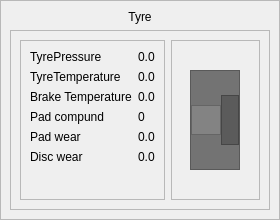
<?xml version="1.0" encoding="UTF-8"?>
<ui version="4.0">
 <class>TelemetryTyre</class>
 <widget class="QFrame" name="TelemetryTyre">
  <property name="geometry">
   <rect>
    <x>0</x>
    <y>0</y>
    <width>280</width>
    <height>220</height>
   </rect>
  </property>
  <property name="sizePolicy">
   <sizepolicy hsizetype="Fixed" vsizetype="Fixed">
    <horstretch>0</horstretch>
    <verstretch>0</verstretch>
   </sizepolicy>
  </property>
  <property name="minimumSize">
   <size>
    <width>280</width>
    <height>220</height>
   </size>
  </property>
  <property name="maximumSize">
   <size>
    <width>280</width>
    <height>220</height>
   </size>
  </property>
  <property name="windowTitle">
   <string>TelemetryTyre</string>
  </property>
  <property name="locale">
   <locale language="English" country="UnitedStates"/>
  </property>
  <layout class="QHBoxLayout" name="horizontalLayout_5">
   <property name="spacing">
    <number>0</number>
   </property>
   <property name="leftMargin">
    <number>0</number>
   </property>
   <property name="topMargin">
    <number>0</number>
   </property>
   <property name="rightMargin">
    <number>0</number>
   </property>
   <property name="bottomMargin">
    <number>0</number>
   </property>
   <item>
    <widget class="QFrame" name="TyreInfoOuterFrame">
     <property name="frameShape">
      <enum>QFrame::StyledPanel</enum>
     </property>
     <property name="frameShadow">
      <enum>QFrame::Raised</enum>
     </property>
     <layout class="QVBoxLayout" name="verticalLayout">
      <item>
       <widget class="QLabel" name="TyreNameLabel">
        <property name="sizePolicy">
         <sizepolicy hsizetype="Expanding" vsizetype="Fixed">
          <horstretch>0</horstretch>
          <verstretch>0</verstretch>
         </sizepolicy>
        </property>
        <property name="text">
         <string>Tyre</string>
        </property>
        <property name="alignment">
         <set>Qt::AlignCenter</set>
        </property>
       </widget>
      </item>
      <item>
       <widget class="QFrame" name="TyreInfoFrame">
        <property name="frameShape">
         <enum>QFrame::StyledPanel</enum>
        </property>
        <property name="frameShadow">
         <enum>QFrame::Raised</enum>
        </property>
        <layout class="QHBoxLayout" name="horizontalLayout">
         <item>
          <widget class="QFrame" name="TyreFigureFrame">
           <property name="frameShape">
            <enum>QFrame::StyledPanel</enum>
           </property>
           <property name="frameShadow">
            <enum>QFrame::Raised</enum>
           </property>
           <layout class="QFormLayout" name="formLayout">
            <item row="1" column="0">
             <widget class="QLabel" name="TyrePressureHintLabel">
              <property name="text">
               <string>TyrePressure</string>
              </property>
             </widget>
            </item>
            <item row="1" column="1">
             <widget class="QLabel" name="TyrePressureLabel">
              <property name="text">
               <string>0.0</string>
              </property>
             </widget>
            </item>
            <item row="2" column="0">
             <widget class="QLabel" name="TyreTemperatureHintLabel">
              <property name="text">
               <string>TyreTemperature</string>
              </property>
             </widget>
            </item>
            <item row="2" column="1">
             <widget class="QLabel" name="TyreTemperatureLabel">
              <property name="text">
               <string>0.0</string>
              </property>
             </widget>
            </item>
            <item row="3" column="0">
             <widget class="QLabel" name="BrakeTemperatureHintLabel">
              <property name="text">
               <string>Brake Temperature</string>
              </property>
             </widget>
            </item>
            <item row="3" column="1">
             <widget class="QLabel" name="BrakeTemperatureLabel">
              <property name="text">
               <string>0.0</string>
              </property>
             </widget>
            </item>
            <item row="4" column="0">
             <widget class="QLabel" name="PadCompoundHintLabel">
              <property name="text">
               <string>Pad compund</string>
              </property>
             </widget>
            </item>
            <item row="4" column="1">
             <widget class="QLabel" name="PadCompoundLabel">
              <property name="text">
               <string>0</string>
              </property>
             </widget>
            </item>
            <item row="5" column="0">
             <widget class="QLabel" name="PadWearHintLabel">
              <property name="text">
               <string>Pad wear</string>
              </property>
             </widget>
            </item>
            <item row="5" column="1">
             <widget class="QLabel" name="PadWearLabel">
              <property name="text">
               <string>0.0</string>
              </property>
             </widget>
            </item>
            <item row="6" column="0">
             <widget class="QLabel" name="DiscWearHintLabel">
              <property name="text">
               <string>Disc wear</string>
              </property>
             </widget>
            </item>
            <item row="6" column="1">
             <widget class="QLabel" name="DiscWearLabel">
              <property name="text">
               <string>0.0</string>
              </property>
             </widget>
            </item>
           </layout>
          </widget>
         </item>
         <item>
          <widget class="QFrame" name="TyreGraphFrame">
           <property name="frameShape">
            <enum>QFrame::StyledPanel</enum>
           </property>
           <property name="frameShadow">
            <enum>QFrame::Raised</enum>
           </property>
           <layout class="QHBoxLayout" name="horizontalLayout_14">
            <item>
             <widget class="QFrame" name="TyrePressureFrame">
              <property name="sizePolicy">
               <sizepolicy hsizetype="Fixed" vsizetype="Fixed">
                <horstretch>0</horstretch>
                <verstretch>0</verstretch>
               </sizepolicy>
              </property>
              <property name="minimumSize">
               <size>
                <width>50</width>
                <height>100</height>
               </size>
              </property>
              <property name="maximumSize">
               <size>
                <width>50</width>
                <height>100</height>
               </size>
              </property>
              <property name="palette">
               <palette>
                <active/>
                <inactive/>
                <disabled/>
               </palette>
              </property>
              <property name="styleSheet">
               <string notr="true">background-color: rgb(115, 115, 115);</string>
              </property>
              <property name="frameShape">
               <enum>QFrame::StyledPanel</enum>
              </property>
              <property name="frameShadow">
               <enum>QFrame::Raised</enum>
              </property>
              <layout class="QHBoxLayout" name="horizontalLayout_2">
               <property name="spacing">
                <number>0</number>
               </property>
               <property name="leftMargin">
                <number>0</number>
               </property>
               <property name="topMargin">
                <number>0</number>
               </property>
               <property name="rightMargin">
                <number>0</number>
               </property>
               <property name="bottomMargin">
                <number>0</number>
               </property>
               <item>
                <widget class="QFrame" name="TyreTyreTempFrame">
                 <property name="sizePolicy">
                  <sizepolicy hsizetype="Maximum" vsizetype="Preferred">
                   <horstretch>0</horstretch>
                   <verstretch>0</verstretch>
                  </sizepolicy>
                 </property>
                 <property name="minimumSize">
                  <size>
                   <width>30</width>
                   <height>30</height>
                  </size>
                 </property>
                 <property name="maximumSize">
                  <size>
                   <width>30</width>
                   <height>30</height>
                  </size>
                 </property>
                 <property name="styleSheet">
                  <string notr="true">background-color: rgb(131, 131, 131);</string>
                 </property>
                 <property name="frameShape">
                  <enum>QFrame::StyledPanel</enum>
                 </property>
                 <property name="frameShadow">
                  <enum>QFrame::Raised</enum>
                 </property>
                 <layout class="QHBoxLayout" name="horizontalLayout_4">
                  <property name="spacing">
                   <number>0</number>
                  </property>
                  <property name="leftMargin">
                   <number>0</number>
                  </property>
                  <property name="topMargin">
                   <number>0</number>
                  </property>
                  <property name="rightMargin">
                   <number>0</number>
                  </property>
                  <property name="bottomMargin">
                   <number>0</number>
                  </property>
                 </layout>
                </widget>
               </item>
               <item>
                <widget class="QFrame" name="TyreBrakeTempFrame">
                 <property name="sizePolicy">
                  <sizepolicy hsizetype="Fixed" vsizetype="Fixed">
                   <horstretch>0</horstretch>
                   <verstretch>0</verstretch>
                  </sizepolicy>
                 </property>
                 <property name="maximumSize">
                  <size>
                   <width>20</width>
                   <height>50</height>
                  </size>
                 </property>
                 <property name="styleSheet">
                  <string notr="true">background-color: rgb(91, 91, 91);</string>
                 </property>
                 <property name="frameShape">
                  <enum>QFrame::StyledPanel</enum>
                 </property>
                 <property name="frameShadow">
                  <enum>QFrame::Raised</enum>
                 </property>
                 <layout class="QHBoxLayout" name="horizontalLayout_3">
                  <property name="spacing">
                   <number>0</number>
                  </property>
                  <property name="leftMargin">
                   <number>0</number>
                  </property>
                  <property name="topMargin">
                   <number>0</number>
                  </property>
                  <property name="rightMargin">
                   <number>0</number>
                  </property>
                  <property name="bottomMargin">
                   <number>0</number>
                  </property>
                 </layout>
                </widget>
               </item>
              </layout>
             </widget>
            </item>
           </layout>
          </widget>
         </item>
        </layout>
       </widget>
      </item>
     </layout>
    </widget>
   </item>
  </layout>
 </widget>
 <resources/>
 <connections/>
</ui>
